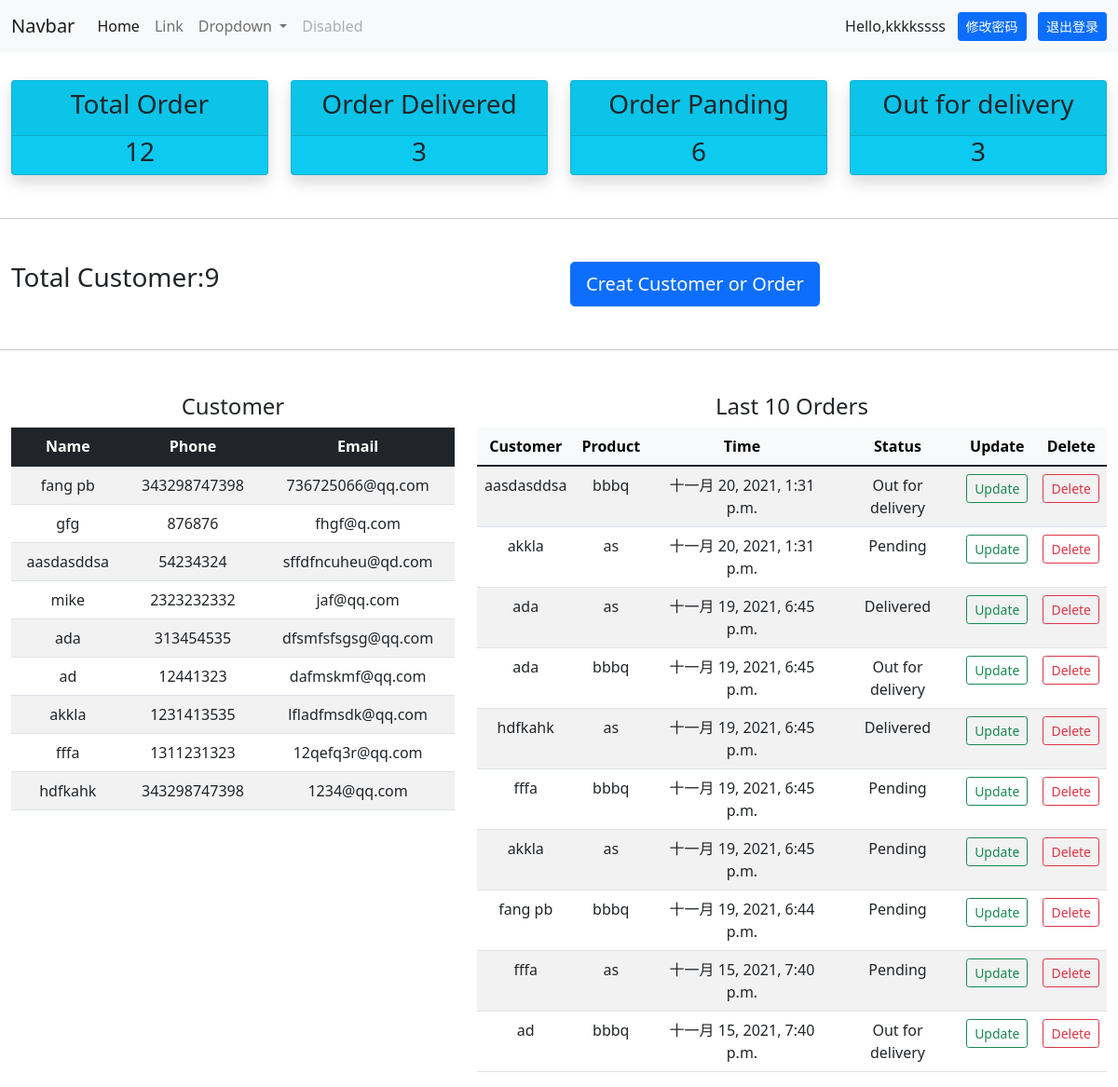
Before: / (signed in) with the older database file.
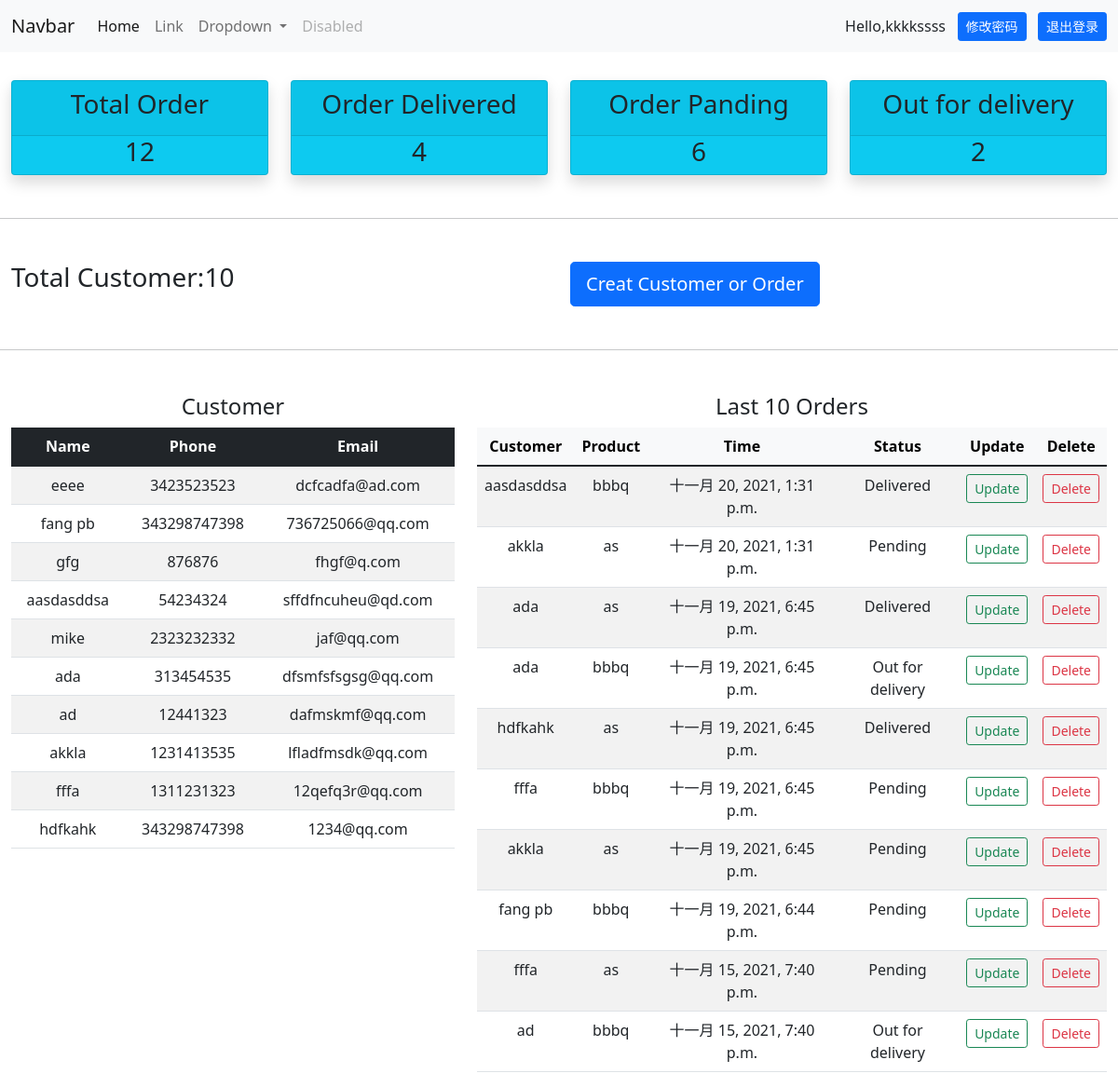
After: the same page with the newer database file.
### fpbapp/models.py (models this page shows)
class Customer(models.Model):
    name = models.CharField(max_length=30)
    phone = models.CharField(max_length=30)
    email = models.EmailField()
    time_created = models.DateTimeField(auto_now_add=True)
    def __str__(self):
        return self.name

class Order(models.Model):
    STATUS = (
        ('Pending', 'Pending'),
        ('Out for delivery', 'Out for delivery'),
        ('Delivered', 'Delivered')
    )
    customer = models.ForeignKey(Customer, on_delete=models.CASCADE, related_name='c_order')
    product = models.ForeignKey(Product, on_delete=models.CASCADE, related_name='p_order')
    time_created = models.DateTimeField(auto_now_add=True)
    status = models.CharField(max_length=30, choices=STATUS)

class Product(models.Model):
    CATEGORY = (
        ('Indoor', 'Indoor'),
        ('Out door', 'Out door')
    )
    name = models.CharField(max_length=30)
    price = models.CharField(max_length=30)
    category = models.CharField(max_length=30, choices=CATEGORY)
    description = models.TextField(blank=True, null=True)
    time_created = models.DateTimeField(auto_now_add=True)
    def __str__(self):
        return self.name

### fpbapp/views.py (the view)
# urls.py: path('', views.homepage, name='homepage'),
@login_required(login_url='login')
def homepage(request):
    customer = Customer.objects.all()
    c_cunt = customer.count()
    order_p_count = Order.objects.filter(status='Pending').count()
    order_d_count = Order.objects.filter(status='Delivered').count()
    order_o_count = Order.objects.filter(status='Out for delivery').count()
    order = Order.objects.all()
    o_count = order.count()
    c = 0
    last_ten = []
    for i in reversed(order):
        if c < 10:
            last_ten.append(i)
            c += 1
        else:
            break
    if request.is_ajax and request.POST.get('order_del'):
        del_order_id = request.POST.get('order_del')
        del_order = Order.objects.get(id=del_order_id)
        del_order.delete()
    context = {
        'customer': customer,
        'c_count': c_cunt,
        'last_ten': last_ten,
        'order_p_count': order_p_count,
        'order_d_count': order_d_count,
        'order_o_count': order_o_count,
        'o_count': o_count
    }
    return render(request, 'fpbapp/home.html', context)

### fpbapp/templates/fpbapp/home.html (shortened to what the changed rows need)
{% extends 'fpbapp/index.html' %}
{% block content %}
    <div class="container-fluid">
        <div class="row">
            <div class="col-md-3">
                <div class="card bg-info shadow text-center">
                    <div class="'card-body">
                        <h3>{{ order_d_count }}</h3>
                    </div>
                </div>
            </div>
            <div class="col-md-3">
                <div class="card bg-info shadow text-center">
                    <div class="'card-body">
                        <h3>{{ order_o_count}}</h3>
                    </div>
                </div>
            </div>
        </div>
    </div>
    <div class="container-fluid">
        <div class="row">
            <div class="col-md-6">
                <h3>Total Customer:{{ c_count }}</h3>
            </div>
        </div>
    </div>
    <div class="container-fluid">
        <div class="row">
            <div class="col-md-5 text-center">
                <table class="table table-striped table-hover">
                    <thead class="table-dark">
                        <tr>
                            <th scope="col">Name</th>
                            <th scope="col">Phone</th>
                            <th scope="col">Email</th>
                        </tr>
                    </thead>
                    <tbody>
                    {% for i in customer reversed %}
                        <tr>
                            <td>{{ i.name }}</td>
                            <td>{{ i.phone }}</td>
                            <td>{{ i.email }}</td>
                        </tr>
                    {% endfor %}
                    </tbody>
                </table>
            </div>
            <div class="col-md-7 text-center" >
                <table class="table table-striped table-hover">
                    <thead class="table-light">
                        <tr>
                            <th scope="col">Customer</th>
                            <th scope="col">Product</th>
                            <th scope="col">Time</th>
                            <th scope="col">Status</th>
                            <th scope="col">Update</th>
                            <th scope="col">Delete</th>
                        </tr>
                    </thead>
                    <tbody>
                        {% for j in last_ten %}
                        <tr>
                           <td>{{ j.customer }}</td>
                           <td>{{ j.product }}</td>
                           <td>{{ j.time_created }}</td>
                           <td>{{ j.status }}</td>
                           <td>
                                <a href='{% url 'updateorder' j.id %}'>
                                <button type="button" class="btn btn-outline-success btn-sm">Update</button>
                                </a>
                           </td>
                           <td>
                               <button type="button" id="{{ j.id }}-del" class="btn btn-outline-danger btn-sm">Delete</button>
                           </td>
                        </tr>
                        {% endfor %}
                    </tbody>
                </table>
            </div>
        </div>
    </div>
{% endblock %}

Changed rows visible on the page:
added Customer: name "eeee", phone "3423523523", email "dcfcadfa@ad.com"
changed Order "aasdasddsa": status "Out for delivery" → "Delivered"
Other visible differences:
{{ order_d_count }}: "3" → "4"
{{ order_o_count }}: "3" → "2"
{{ c_count }}: "9" → "10"
